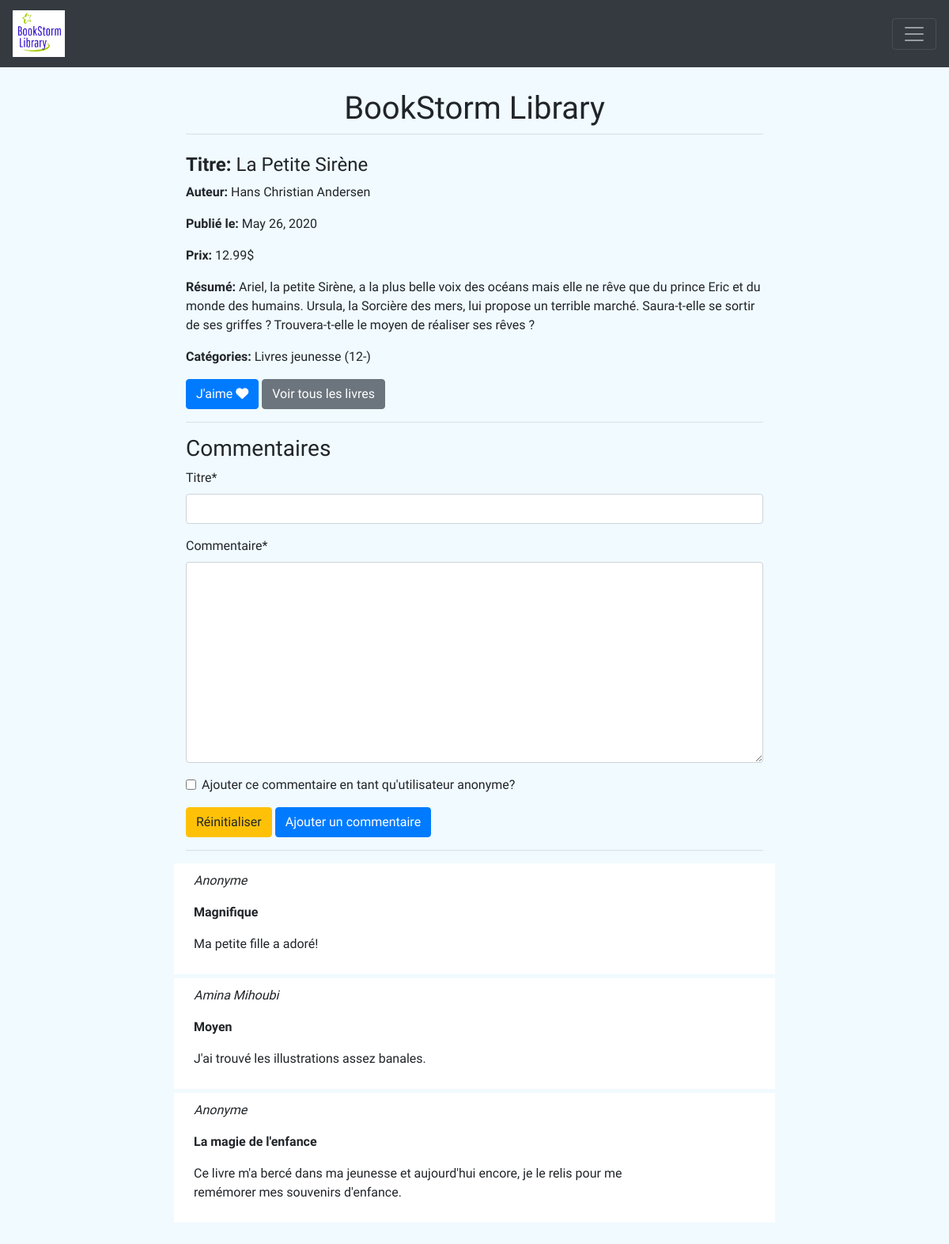
/books/1/, run on an earlier commit of the app's database.
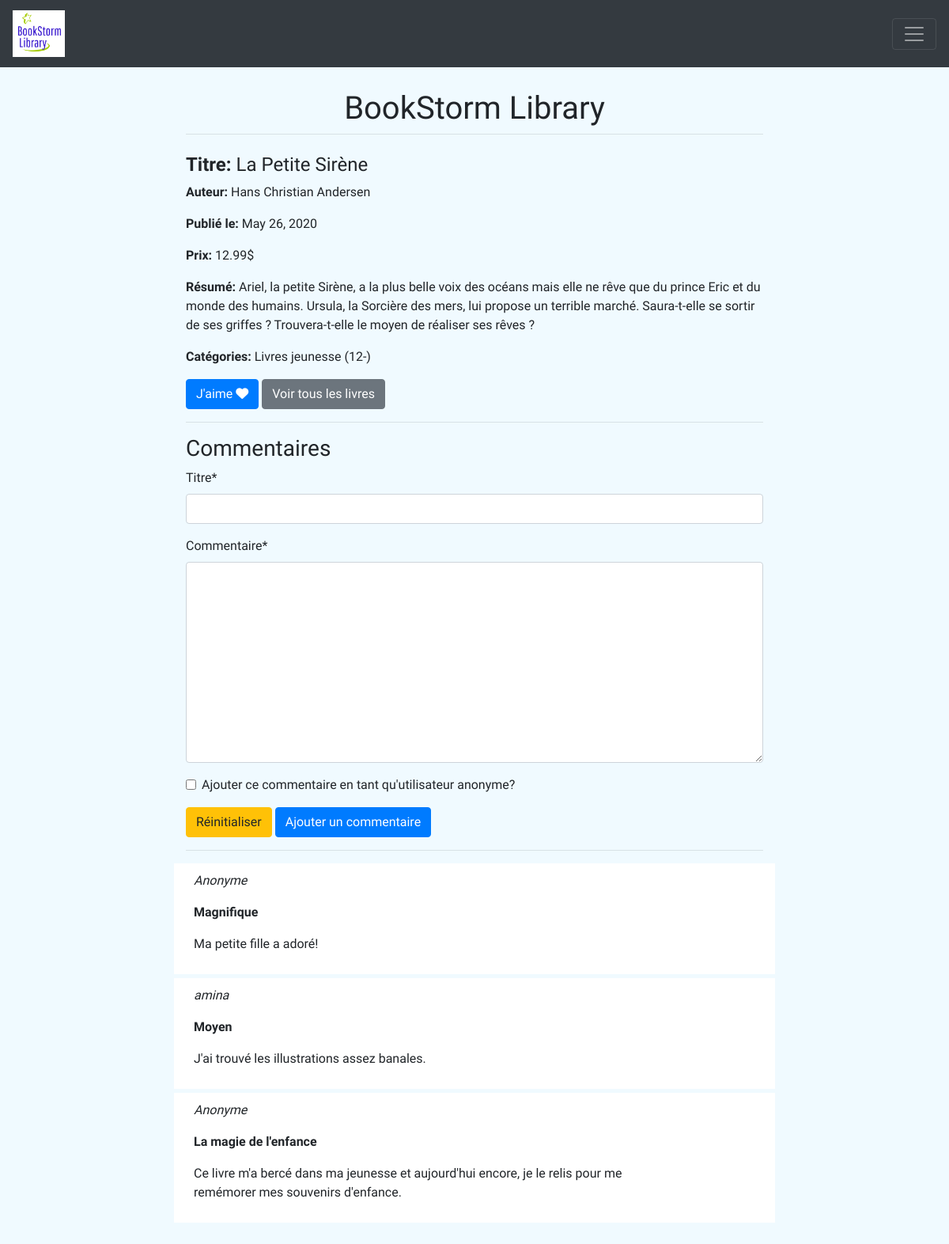
And on a later commit of the database.
### comments/models.py (models this page shows, shortened)
class Comment(models.Model):
    title               = models.CharField(max_length=120) # max_length is mandatory with a CharField
    content             = models.TextField()
    author              = models.ForeignKey(Account, on_delete=models.CASCADE)
    anonymous           = models.BooleanField(default=False)
    book                = models.ForeignKey(Book, on_delete=models.CASCADE)
    create_stamp        = models.DateField(auto_now_add=True) # only when first created
    last_update_stamp   = models.DateField(auto_now=True) # every time save() method is called, including when it is first created

### accounts/models.py (models this page shows, shortened)
class Account(AbstractUser):
    is_author	= models.BooleanField(default=False)
    def __str__(self):
        if self.first_name is None or not self.first_name: #no null in python, use None instead
            return self.username
        else:
            return self.get_full_name()

### books/views.py (the view)
# urls.py: path('<int:id>/', BookDetailView.as_view(), name='book-detail'),
class BookDetailView(DetailView):
	template_name = 'books/book_detail.html'
	def get_object(self): #if you use a parameter name different from pk
		id_ = self.kwargs.get("id")
		return get_object_or_404(Book, id=id_)
	def get_context_data(self, **kwargs): #specify additionnal context variables
		context = super().get_context_data(**kwargs)
		context['comment_form'] = CommentForm
		context['comment_list'] = Book.objects.get(id=self.kwargs.get("id")).comment_set.all()
		return context

### categories/models.py (called while the page is built)
    def __str__(self):
        return self.name

### books/templates/books/book_detail.html (shortened to what this page needs)
{% extends 'base.html' %}
{% block content %}
    <h4><b>Titre:</b> {{ object.title }}</h4>
    <p><b>Auteur:</b>
            {{ object.author }}
        </p>
    <p><b>Publié le:</b> {{ object.create_stamp }}</p>
    <p><b>Prix:</b> {{ object.price }}$</p>
    <p><b>Résumé:</b> {{ object.summary }}</p>
    <p><b>Catégories:</b> {{ object.categories.all|join:", " }}</p>
    {% if object.author == user %}
        <a href="{% url 'books:book-delete' object.pk %}" class="btn btn-danger">Supprimer le livre</a>
        <a href="{% url 'books:book-update' object.pk %}" class="btn btn-secondary">Modifier le livre</a>
    {% else %}
        <a href="{% url 'books:book-like' object.pk %}" class="btn btn-primary">J'aime <i class="fas fa-heart"></i></a>
    {% endif %}
    <a href="{% url 'books:book-list'%}" class="btn btn-secondary">Voir tous les livres</a>
    <hr>
    <h3>Commentaires</h3>
    {% load crispy_forms_tags %}
    <form method="POST" action="{% url 'comments:comment-create' object.id %}">
        {{ comment_form|crispy }}
        <input type="reset" name="reset" value="Réinitialiser" class="btn btn-warning">
        <input type="submit" name="submit" class="btn btn-primary" value="Ajouter un commentaire">
    </form>
    <hr>
	{% for comment in comment_list %}
        <div style="background-color: white; padding: 10px; margin-bottom: 5px; position: relative;" class="row">
            <div class="col-sm-10">
                {% if comment.anonymous %}
                    <p><em>Anonyme</em></p>
                {% else %}
                    <p><em>{{ comment.author }}</em></p>
                {% endif %}
                <p><b>{{ comment.title }}</b></p>
                <p>{{ comment.content }}</p>
            </div>
        </div>
        {% empty %}
            <div>Aucun commmentaire</div>
	{% endfor %}
{% endblock %}

What changed in the data, as far as the page shows it:
changed through a linked row, Comment "Moyen": author "Amina Mihoubi" → "amina"
